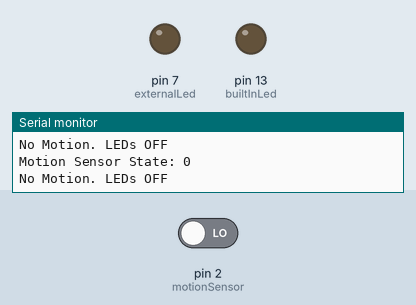
A sketch run on a simulated Arduino Uno, built with avr-gcc and run on an emulated ATmega328P. Parts: output pins drawn as LEDs (lit = HIGH), the last lines printed to the serial monitor. The test bench sets the inputs (shaded band); at power-on: pin 2 (motionSensor) LOW.

Above: at 1.8 s.
1.9 s: pin 2 (motionSensor) driven HIGH
At 2.7 s:
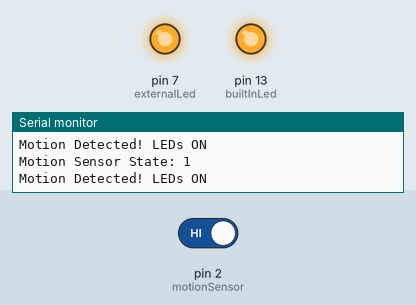
3.5 s: pin 2 (motionSensor) driven LOW
At 3.8 s:
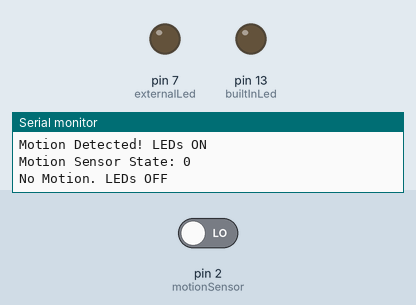
Timing chart, 0 to 6.5 s (numbered marks = the images above; inputs shaded):
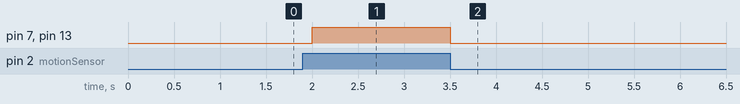

The sketch:

Task1.1P.ino
```cpp
int motionSensor = 2;  // Motion sensor connected to pin 2
int builtInLed = 13;   // Built-in LED on pin 13
int externalLed = 7;   // External LED connected to pin 7

void setup() {
    pinMode(motionSensor, INPUT);
    pinMode(builtInLed, OUTPUT);
    pinMode(externalLed, OUTPUT);
    Serial.begin(9600); // Initialize Serial Monitor
}

void loop() {
    int motionDetected = digitalRead(motionSensor); // Read motion sensor state
    Serial.print("Motion Sensor State: ");
    Serial.println(motionDetected);

    if (motionDetected == HIGH) {
        digitalWrite(builtInLed, HIGH);  // Turn Built-in LED ON
        digitalWrite(externalLed, HIGH); // Turn External LED ON
        Serial.println("Motion Detected! LEDs ON");
    } else {
        digitalWrite(builtInLed, LOW);   // Turn Built-in LED OFF
        digitalWrite(externalLed, LOW);  // Turn External LED OFF
        Serial.println("No Motion. LEDs OFF");
    }

    delay(500); // Wait before checking again
}
```

Measured:
- after the input at 1.9 s, pin 7 (externalLed), pin 13 (builtInLed): LOW → HIGH after 0.10 s
- after the input at 3.5 s, pin 7 (externalLed), pin 13 (builtInLed): HIGH → LOW at once
